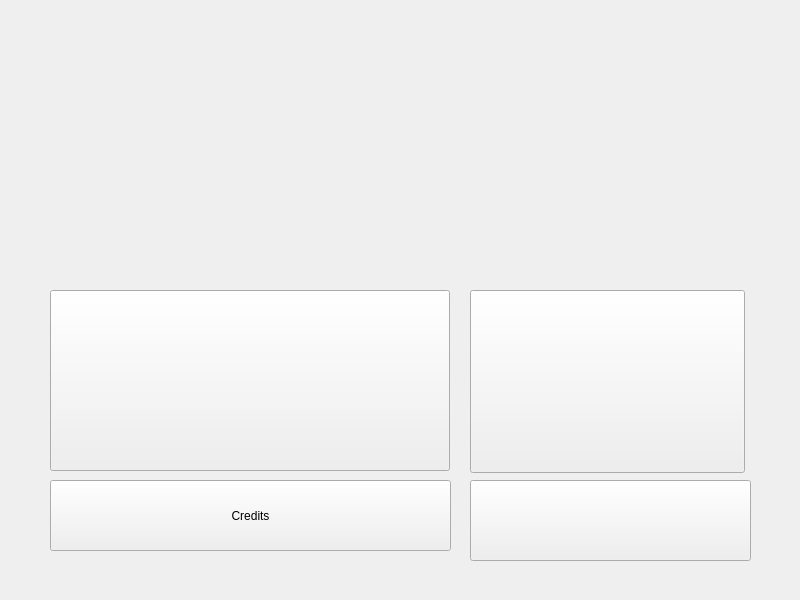
<?xml version="1.0" encoding="UTF-8"?>
<ui version="4.0">
 <class>MenuWidget</class>
 <widget class="QWidget" name="MenuWidget">
  <property name="geometry">
   <rect>
    <x>0</x>
    <y>0</y>
    <width>800</width>
    <height>600</height>
   </rect>
  </property>
  <property name="windowTitle">
   <string>Form</string>
  </property>
  <property name="styleSheet">
   <string notr="true"/>
  </property>
  <widget class="QLabel" name="label">
   <property name="geometry">
    <rect>
     <x>310</x>
     <y>10</y>
     <width>211</width>
     <height>261</height>
    </rect>
   </property>
   <property name="midLineWidth">
    <number>-1</number>
   </property>
   <property name="text">
    <string/>
   </property>
   <property name="textFormat">
    <enum>Qt::AutoText</enum>
   </property>
   <property name="pixmap">
    <pixmap>SirtoliRacing/data/img/SIRTOLI_LOGOMenu.jpg</pixmap>
   </property>
  </widget>
  <widget class="QPushButton" name="b_Race">
   <property name="geometry">
    <rect>
     <x>50</x>
     <y>290</y>
     <width>400</width>
     <height>181</height>
    </rect>
   </property>
   <property name="text">
    <string/>
   </property>
   <property name="iconSize">
    <size>
     <width>400</width>
     <height>265</height>
    </size>
   </property>
  </widget>
  <widget class="QPushButton" name="b_Settings">
   <property name="geometry">
    <rect>
     <x>470</x>
     <y>290</y>
     <width>275</width>
     <height>183</height>
    </rect>
   </property>
   <property name="text">
    <string/>
   </property>
   <property name="iconSize">
    <size>
     <width>275</width>
     <height>183</height>
    </size>
   </property>
  </widget>
  <widget class="QPushButton" name="b_Exit">
   <property name="geometry">
    <rect>
     <x>470</x>
     <y>480</y>
     <width>281</width>
     <height>81</height>
    </rect>
   </property>
   <property name="text">
    <string/>
   </property>
   <property name="iconSize">
    <size>
     <width>281</width>
     <height>101</height>
    </size>
   </property>
  </widget>
  <widget class="QPushButton" name="b_Credits">
   <property name="geometry">
    <rect>
     <x>50</x>
     <y>480</y>
     <width>401</width>
     <height>71</height>
    </rect>
   </property>
   <property name="text">
    <string>Credits</string>
   </property>
  </widget>
 </widget>
 <resources/>
 <connections/>
</ui>
